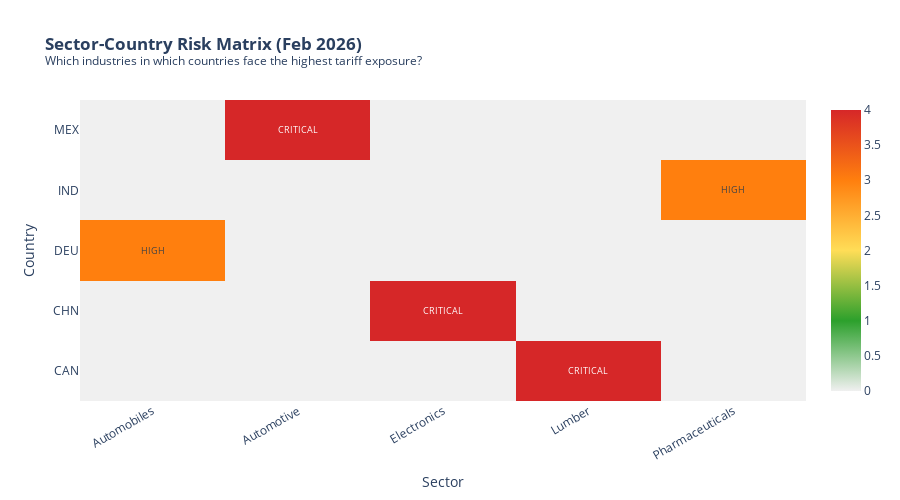

Here is the notebook cell this chart was saved with:
### Code cell
fig1 = go.Figure(data=go.Heatmap(
    z=pivot.values,           # Our numeric risk levels (1-4)
    x=pivot.columns,          # The Industry Sectors
    y=pivot.index,            # The Country Names
    colorscale=[
        [0, '#f0f0f0'],      # 0 = No data (Light Gray)
        [0.25, '#2ca02c'],   # 1 = LOW (Green)
        [0.5, '#ffdd57'],    # 2 = MEDIUM (Yellow)
        [0.75, '#ff7f0e'],   # 3 = HIGH (Orange)
        [1.0, '#d62728']     # 4 = CRITICAL (Red)
    ],
    text=[[['', 'LOW', 'MEDIUM', 'HIGH', 'CRITICAL'][int(v)] 
           for v in row] for row in pivot.values],
    texttemplate='%{text}',
    textfont={'size': 9},
    hovertemplate=(
        'Country: %{y}<br>'
        'Sector: %{x}<br>'
        'Risk Level: %{text}<extra></extra>'
    )
))
fig1.update_layout(
    title='<b>Sector-Country Risk Matrix (Feb 2026)</b><br>'
          '<sup>Which industries in which countries face the highest tariff exposure?</sup>',
    xaxis_title='Sector',
    yaxis_title='Country',
    height=500,
    xaxis={'tickangle': -30}
)

fig1.show()
fig1.write_html('../reports/viz5_sector_risk_heatmap.html')

### Figure 1 — Plotly figure (JSON) as saved in the notebook; plotly's stock layout.template omitted (floating-point values rounded to 4 significant figures)
{"data": [{"colorscale": [[0, "#f0f0f0"], [0.25, "#2ca02c"], [0.5, "#ffdd57"], [0.75, "#ff7f0e"], [1, "#d62728"]], "hovertemplate": "Country: %{y}<br>Sector: %{x}<br>Risk Level: %{text}<extra></extra>", "text": [["", "", "", "CRITICAL", ""], ["", "", "CRITICAL", "", ""], ["HIGH", "", "", "", ""], ["", "", "", "", "HIGH"], ["", "CRITICAL", "", "", ""]], "textfont": {"size": 9}, "texttemplate": "%{text}", "type": "heatmap", "x": ["Automobiles", "Automotive", "Electronics", "Lumber", "Pharmaceuticals"], "y": ["CAN", "CHN", "DEU", "IND", "MEX"], "z": [[0.0, 0.0, 0.0, 4.0, 0.0], [0.0, 0.0, 4.0, 0.0, 0.0], [3.0, 0.0, 0.0, 0.0, 0.0], [0.0, 0.0, 0.0, 0.0, 3.0], [0.0, 4.0, 0.0, 0.0, 0.0]]}], "layout": {"height": 500, "title": {"text": "<b>Sector-Country Risk Matrix (Feb 2026)</b><br><sup>Which industries in which countries face the highest tariff exposure?</sup>"}, "xaxis": {"tickangle": -30, "title": {"text": "Sector"}}, "yaxis": {"title": {"text": "Country"}}}}
